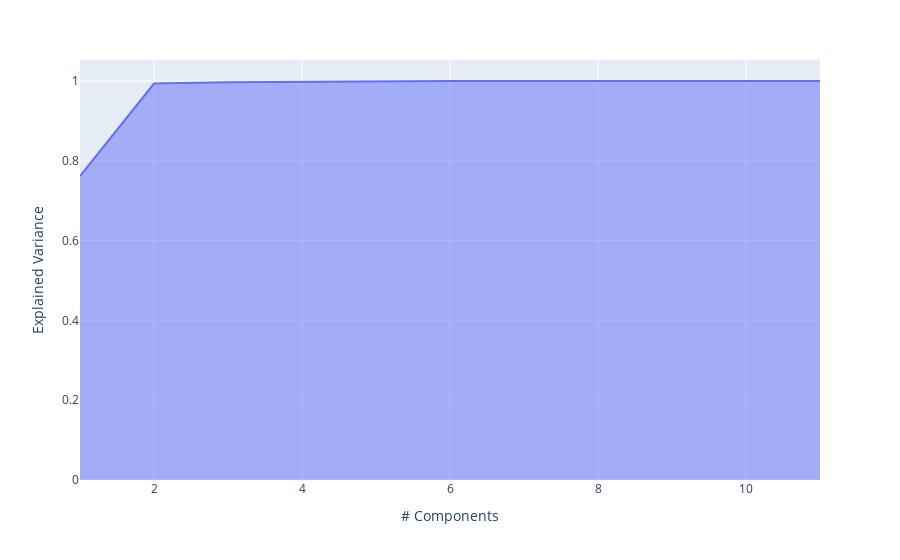

Here is the notebook cell this chart was saved with:
### Code cell
pca.fit(gl_features)
exp_var_cumul = np.cumsum(pca.explained_variance_ratio_)

px.area(
    x=range(1, exp_var_cumul.shape[0] + 1),
    y=exp_var_cumul,
    labels={"x": "# Components", "y": "Explained Variance"}
)

### Figure 1 — Plotly figure (JSON) as saved in the notebook; plotly's stock layout.template omitted (floating-point values rounded to 4 significant figures)
{"data": [{"hovertemplate": "# Components=%{x}<br>Explained Variance=%{y}<extra></extra>", "legendgroup": "", "line": {"color": "#636efa"}, "mode": "lines", "name": "", "orientation": "v", "showlegend": false, "stackgroup": "1", "type": "scatter", "x": [1, 2, 3, 4, 5, 6, 7, 8, 9, 10, 11], "xaxis": "x", "y": [0.7618, 0.9935, 0.9971, 0.9986, 0.9996, 0.9999, 0.9999, 1.0, 1.0, 1.0, 1], "yaxis": "y"}], "layout": {"legend": {"tracegroupgap": 0}, "margin": {"t": 60}, "xaxis": {"anchor": "y", "domain": [0, 1], "title": {"text": "# Components"}}, "yaxis": {"anchor": "x", "domain": [0, 1], "title": {"text": "Explained Variance"}}}}
